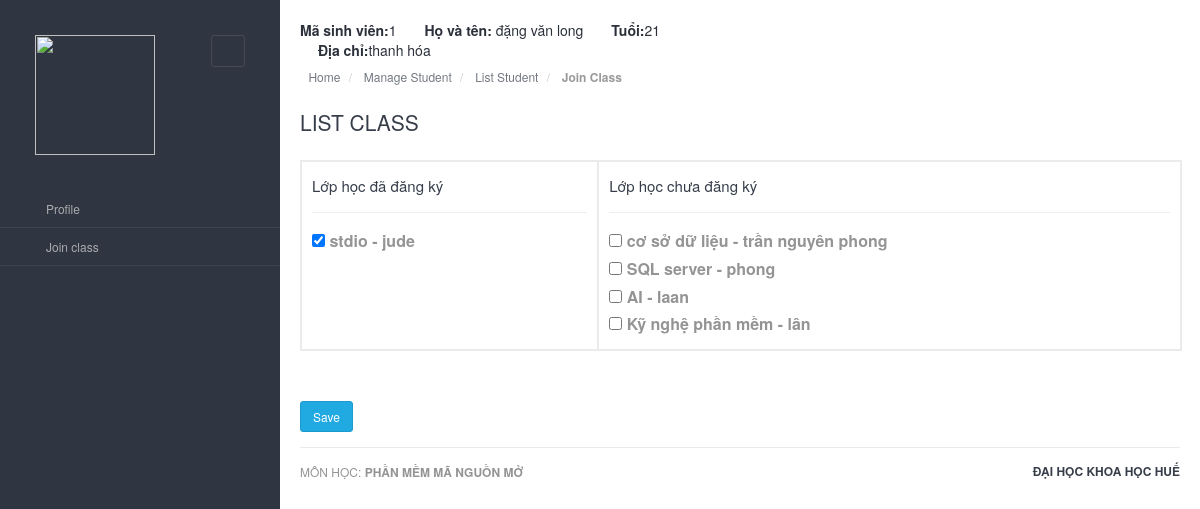
The app's page /join-class (signed in), older data.
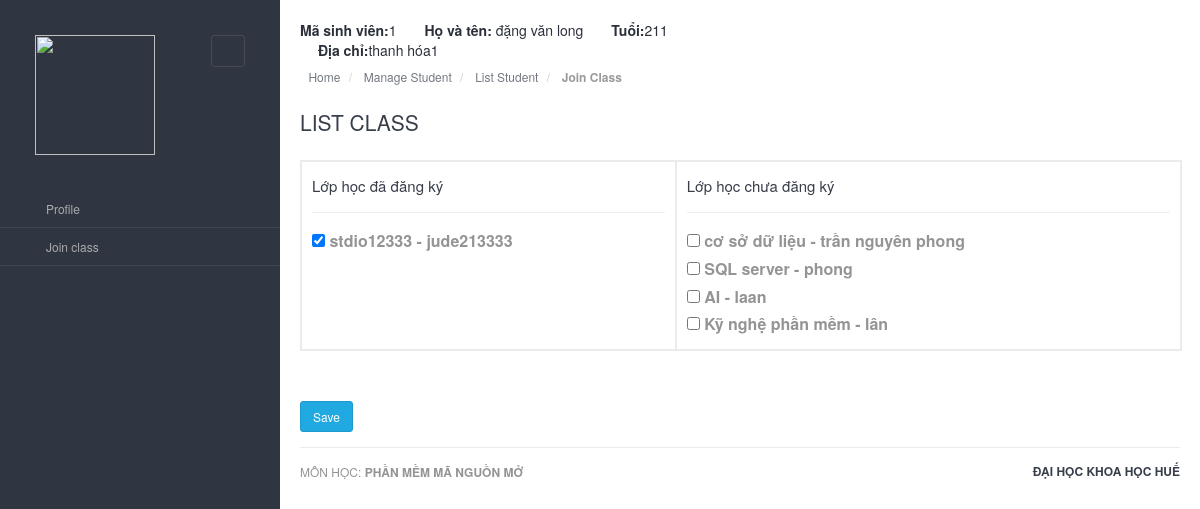
The same page, newer data.
### app/models.py (models this page shows, shortened)
class Student(UserMixin,db.Model):
    id = db.Column(db.Integer, primary_key=True)
    name = db.Column(db.String(64), nullable = False)
    age = db.Column(db.Integer, nullable = True)
    address = db.Column(db.String(64), nullable = True)
    email = db.Column(db.String(120), index=True, unique=True, nullable = False)
    password = db.Column(db.String(128), nullable = False)
    active = db.Column(db.Boolean,  default=True)

class Class(db.Model):
    id = db.Column(db.Integer, primary_key=True)
    name = db.Column(db.String(100), nullable = False)
    teacher_name = db.Column(db.String(100), nullable = False)

### app/routes_students.py (the view)
@app.route('/join-class', methods=['GET', 'POST'])
@login_required
def join_class():
    if request.method == 'POST':
        DetailStudent.query.filter_by(student_id=current_user.id).delete()
        regis_class = request.form.getlist('regis_class')
        for _class in regis_class:
            join_class = DetailStudent(current_user.id,_class)
            join_class.insert_data()
    user = Student.query.get(current_user.id)
    list_class_student = Class.query.join(DetailStudent, Class.id==DetailStudent.class_id)\
                .filter(DetailStudent.student_id == current_user.id)
    class_id = list_class_student.with_entities(DetailStudent.class_id)
    list_class = Class.query.join(DetailStudent, Class.id==DetailStudent.class_id, isouter = True)\
                .filter(Class.id.notin_(class_id))
    return render_template('class.html',title="Join Class",user=user, list_class=list_class,list_class_student=list_class_student)

### app/models.py (called while the page is built)
@login.user_loader
def loader_id(id):
    return Admin.query.get(int(id))

### app/templates/class.html
{% extends "layouts/base.html" %} {% block content %}
<div class="main-content">
    <div class="row">
        <div class="col-md-6 col-sm-8 clearfix">
            <ul class="user-info pull-left pull-none-xsm">
                <li class="profile-info dropdown">
                    <a class="dropdown-toggle" data-toggle="dropdown">
                        <strong> Mã sinh viên:</strong>{{ user.id }}
                    </a>
                </li>
                <li class="profile-info dropdown">
                    <a class="dropdown-toggle" data-toggle="dropdown">
                        <strong>&emsp; Họ và tên: </strong>{{ user.name }}
                    </a>
                </li>
                <li class="profile-info dropdown">
                    <a class="dropdown-toggle" data-toggle="dropdown">
                        <strong>&emsp; Tuổi:</strong>{{ user.age }}
                    </a>
                </li>
                <li class="profile-info dropdown">
                    <a class="dropdown-toggle" data-toggle="dropdown">
                        <strong>&emsp; Địa chỉ:</strong>{{ user.address }}
                    </a>
                </li>
            </ul>
        </div>
    </div>
    <ol class="breadcrumb bc-3">
        <li> <a href="#"><i class="fa-home"></i>Home</a> </li>
        <li> <a href="#">Manage Student</a> </li>
        <li> <a href="./students">List Student</a> </li>
        <li class="active"> <strong>Join Class</strong> </li>
    </ol>
    <h3>LIST CLASS</h3><br />
    <form action="" method="post">
        <table class="table table-bordered datatable" id="table-3">
            <tr>
                <td>
                    <h4>Lớp học đã đăng ký</h4>
                    <hr> {% for _class in list_class_student %}
                    <input type="checkbox" checked name="regis_class" value="{{ _class.id }}" id="{{ _class.id }}">
                    <label for="{{ _class.id }}">{{ _class.name }} - {{ _class.teacher_name }}</label> <br> {% endfor %} </td>
                <td>
                    <h4>Lớp học chưa đăng ký</h4>
                    <hr> {% for class in list_class %}
                    <input type="checkbox" name="regis_class" value="{{ class.id }}" id="{{ class.id }}">
                    <label for="{{ class.id }}">{{ class.name }} - {{ class.teacher_name }}</label> <br> {% endfor %} </td>
            </tr>
        </table>
        <div class="submit" style="margin-top: 50px;">
            <input class="btn btn-info" type="submit" value="Save">
        </div>
    </form>
    {% endblock %}

Row changes from the older to the newer data that the page shows:
changed Student "đặng văn long": age "21" → "211"; address "thanh hóa" → "thanh hóa1"
changed Class: name "stdio" → "stdio12333"; teacher_name "jude" → "jude213333"
